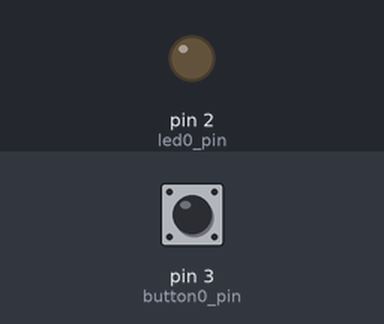
Bench run of a sketch on a simulated Arduino Uno, built with avr-gcc and run on an emulated ATmega328P. Shown: output pins drawn as LEDs (lit = HIGH). Inputs (shaded band) come from the test bench; at power-on: pin 3 (button0_pin) HIGH. What the sketch prints to the serial monitor is not drawn.

Above: at 1.2 s.
1.3 s: pin 3 (button0_pin) pulled LOW for 0.15 s
At 1.39 s:
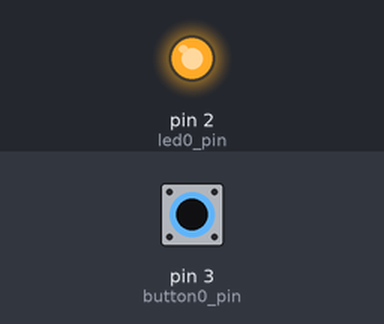
2.9 s: pin 3 (button0_pin) pulled LOW for 3.2 s
At 6.9 s:
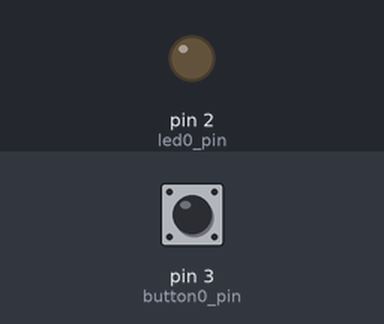
Timing chart, 0 to 8.4 s (numbered marks = the images above; inputs shaded):
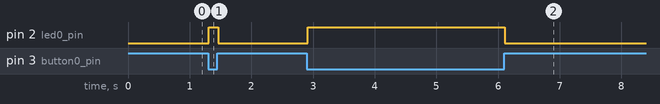

The sketch:

3_LED___.ino
```cpp
int led0_pin=2;
int button0_pin=3;

void setup() {
  // put your setup code here, to run once:

  pinMode(led0_pin, OUTPUT);
  pinMode(button0_pin, INPUT);

  Serial.begin(9600);
}

void loop() {
  // put your main code here, to run repeatedly:

  if (digitalRead(button0_pin) == LOW) {
    digitalWrite(led0_pin, HIGH);
  } else {
    digitalWrite(led0_pin, LOW);
  }

  Serial.print("LED 상태: ");
  Serial.println(digitalRead(led0_pin));
}
```

Measured:
- after the input at 1.3 s, pin 2 (led0_pin): LOW → HIGH at once, → LOW 0.16 s later
- after the input at 2.9 s, pin 2 (led0_pin): LOW → HIGH at once, → LOW 3.2 s later
